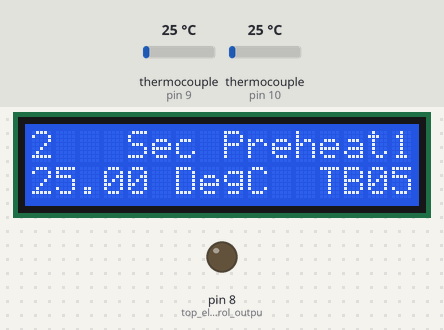
Recording of a sketch running on a simulated Arduino Nano, built with avr-gcc and run on an emulated ATmega328P. Parts: 16×2 character LCD, output pins drawn as LEDs (lit = HIGH). Wiring (inferred from the names in the program): 2 × MAX6675 thermocouple converter: CS pin 10 / CS pin 9. Dashed ring = blinking. The test bench sets the inputs (shaded band); at power-on: thermocouple (sensors on pin 10, pin 9) 25 °C. Pins used as bus, display or sensor lines are not drawn; what the sketch prints to the serial monitor is not drawn.

Above: at 6.2 s.
6.3 s: thermocouple (sensor on pin 10) set to 35 °C
At 7.7 s:
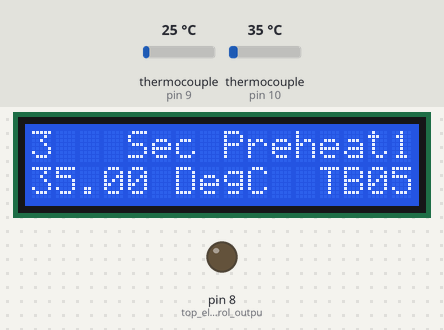
10.4 s: thermocouple (sensor on pin 10) set to 44 °C
At 12.15 s:
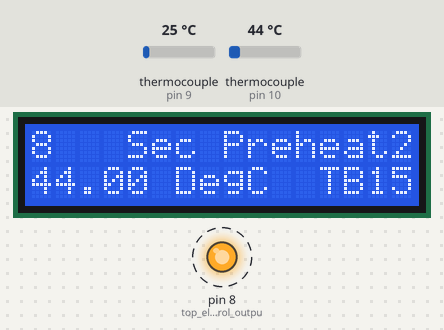
14.5 s: thermocouple (sensor on pin 10) set to 135 °C
At 15.32 s:
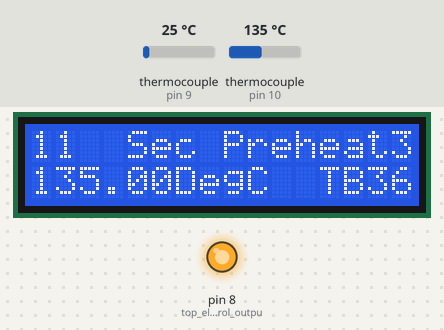
16.5 s: thermocouple (sensor on pin 10) set to 142 °C
At 18.9 s:
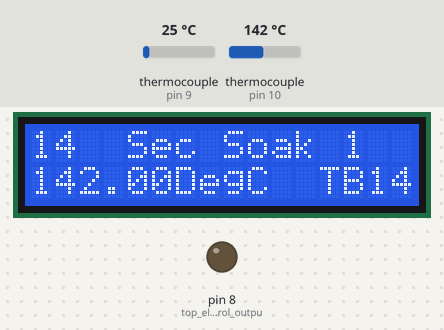
19.7 s: thermocouple (sensor on pin 10) set to 176 °C
At 20.24 s:
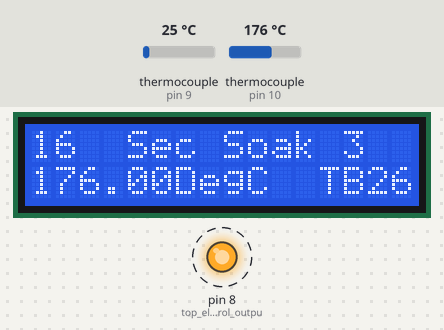
21.5 s: thermocouple (sensor on pin 10) set to 182 °C
At 22.9 s:
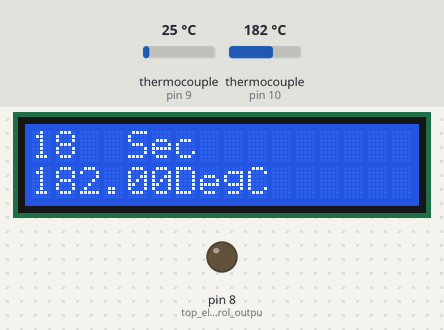
Timing chart, 0 to 26.6 s (numbered marks = the images above; inputs shaded):
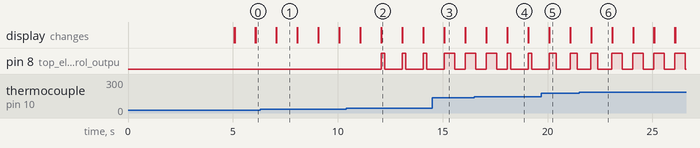

Measured:
- the behaviour switches between 39 and 40 °C on thermocouple (sensor on pin 10) (found by bisection; images 1 and 2)
- the behaviour switches between 139 and 140 °C on thermocouple (sensor on pin 10) (found by bisection; images 3 and 4)
- the behaviour switches between 179 and 180 °C on thermocouple (sensor on pin 10) (found by bisection; images 5 and 6)
- after the input at 10.4 s, pin 8 (top_element_control_outpu): alternates HIGH for 0.17 s and LOW for 0.83 s, starting after 1.7 s
- after the input at 16.5 s, the display: first differs from a run without the input after 0.58 s (image 4 shows a later state)
- after the input at 21.5 s, the display: first differs from a run without the input after 0.58 s (image 6)
- what the display in image 1 shows lasts 1.0 s, from 7.1 s to 8.1 s

The sketch:

reflow_oven.ino
```cpp
// (licence header left out)
//
// This Arduino Nano code controls a modified toaster oven which produces the temperature profile needed to
// reflow standard tin-lead solder on a circuit board. An Arduino Nano controls two
// SSRs that power the upper and lower heating elements. The Max6675 reads
// the K-type thermocouple and converts the voltage to a temperature value that is read
// by the Nano over a SPI bus. The 4 bit bus of a 1602 LCD is controlled by the Nano to
// display the time, temperature, reflow stage, and relay control signal information.
// The SSR PWM control signals pulse at a 1 second rate and stay high for an adjustable length of time.
// The PWM values range from 0 thru 6 and give the following millisecond pulse widths:
// 0=off always, 1=167ms, 2=333ms, 3=500ms, 4=667ms, 5=833ms, 6=on always
// The aluminum tray protects the circuit board from being scorched by the lower heating element so it
// can be set to full power. The upper heating element will burn the board so it should never be set past 3 (50%).

// include the LCD and SPI library code:
#include <LiquidCrystal.h>
#include <SPI.h>

// Variables
char stage = 0; // initialize stage counter to beginning value
int top_pwm = 0; // holds the top element pwm value (0 thru 6)
int bottom_pwm = 0; // holds the bottom element pwm value (0 thru 6)
double temperature; // holds the temperature reading from the Max6675
double maxtemp = 100; // maximum temperature reached during reflow
double previous_temp; // holds temperature from previous loop
unsigned long start_door; // time when reflow peak temperature is reached
unsigned long open_door; // length of time since reflow peak temperature
unsigned long loop_timer; // tracks the time when the 1 second loop starts
unsigned long timeat50; // elapsed seconds at 50 degrees
unsigned long timeat150; // elapsed seconds at 150 degrees
unsigned long timeat180up; // elapsed seconds at 180 degrees going up
unsigned long timeat180dn; // elapsed seconds at 180 degrees going down
unsigned long timeatpeak; // elapsed seconds at peak temperature
unsigned long peaktime; // time to peak is 50C to peak temperature
unsigned long soaktime; // soak time is 150C to 180C
unsigned long reflowtime; // reflow time is 180C up to 180C down
double downrate; // degC per second cooling rate

// initialize the LCD library with the numbers of the interface pins
LiquidCrystal lcd(7, 6, 5, 4, 3, 2); // lcd pins rs, e, d4, d5, d6, d7 as wired to the nano's I/O numbers

// function to display the stage name and the pwm drive strength
void showit(String stagename) {
 lcd.setCursor(8, 0); // position for the stage name
 lcd.print(stagename); // display stage name
 lcd.setCursor(12, 1); // position for the ssr pwm values
 lcd.print("TB"); // TB stands for top bottom
 lcd.print(top_pwm); // display top heater pwm strength
 lcd.print(bottom_pwm); // display bottom heater pwm strength
}

// The following readCelsius function is from an answer to a stackexchange.com question about a SPI temp sensor library:
// https://arduino.stackexchange.com/questions/37193/multiple-3-wire-spi-sensor-interfacing-with-arduino

double readCelsius(uint8_t cs) {
  uint16_t v; // 16 bit unsigned integer to store temperature result
  digitalWrite(cs, LOW); // activate the Max6675 chip select
  v = SPI.transfer(0x00); // read 8 bits from Max6675
  v <<= 8; // v = v shifted left 8 bits to make room for the lower 8 bits coming next
  v |= SPI.transfer(0x00); // v = v or'ed with the 2nd SPI read value
  digitalWrite(cs, HIGH); // turn off the chip select
  if (v & 0x4) {
    return NAN; // no thermocouple attached
  }
  v >>= 3; // v = v right shifted 3 bits
  return v*0.25; // return the value divided by 4 to give temperature in Celsius
}

void setup() {
  Serial.begin(9600); // send and receive at 9600 baud to the Arduino serial monitor
  //
  pinMode(8, OUTPUT); // top element control output signal
  pinMode(9, OUTPUT); // bottom element control output signal
  digitalWrite(8, 0); //turn off top element
  digitalWrite(9, 0); //turn off bottom element
  //
  SPI.begin(); // spare pin D11 can't be used as a general purpose
  // output because it was defined as MOSI for SPI bus.
  pinMode(10, OUTPUT); // Setup pin 10 as the Max6675 chip select
  digitalWrite(10, HIGH); // and turn the chip select off
  //
  lcd.clear(); // blank the display
  lcd.begin(16, 2); // set up the LCD's number of columns and rows:
  lcd.home(); // place cursor at upper left "home" position
  lcd.print("Reflow Oven"); // display on the top line
  lcd.setCursor(0, 1); // move cursor to second line
  lcd.print("Tin-Lead Profile"); // display on the second line
  //
  delay(5000); // wait 5 seconds before starting the main loop
  //
}

void loop() {
  loop_timer = millis(); // keep track of when the loop starts in milliseconds

// PWM Time Slice 1 starts here. Slice 2 thru 6 are at the bottom of the loop.
// Turn on the top and bottom SSR's if the drive strength is 1 or greater.

  if (top_pwm >= 1) {
    digitalWrite(8, 1); //turn on top element
  }
  else {
    digitalWrite(8, 0); //turn off top element
  }
  if (bottom_pwm >= 1) {
    digitalWrite(9, 1); // turn on bottom element
  }
  else {
    digitalWrite(9, 0); // turn off bottom element
  }
//
// LCD Setup and Display
  lcd.clear(); // blank the display
  lcd.setCursor(0, 0); // place cursor in upper left corner
  lcd.print((millis() / 1000)-4); // show seconds since oven heating started
  lcd.setCursor(4, 0); // place cursor after the seconds
  lcd.print("Sec"); // show units
// Read Temperature
  lcd.setCursor(0, 1); // place cursor on second line, first column
  delay(1); // wait 1 msec to let the noisy control signals die down from the LCD
  temperature = readCelsius(10); // read Max6675 temperature
  lcd.print(temperature); // show temperature on LCD
  lcd.setCursor(6, 1); // place cursor after the temperature
  lcd.print("DegC"); // show units
// Serial Monitor
  Serial.print((millis() / 1000)-4); // send to serial monitor, the time in seconds since oven heating started
  Serial.print(","); // comma deliniated for spreadsheet input
  Serial.println(temperature); // send temperature to serial monitor and force a new line

// Each stage of the Switch Case statement is for a different part of the solder profile

  switch (stage) { // select the desired stage

    case 0: // Preheat
      // save the system time (since reset) when the temperature passes 50 degrees
      if (temperature <= 50) {
        timeat50 = (millis() / 1000);
      }
      //Preheat stage is up to 140 degrees with 3 sub-stages
      if (temperature < 40) { // slowly raise the temp
        top_pwm = 0;
        bottom_pwm = 5;
        showit("Preheat1"); //Display "Preheat1" and pwm values on LCD
      }
      else if (temperature < 100) { // slightly increase the ramp-up rate
        top_pwm = 1;
        bottom_pwm = 5;
        showit("Preheat2"); //Display "Preheat2" and pwm values on LCD
      }
      else if (temperature < 140) { // increase to full heat
        top_pwm = 3;
        bottom_pwm = 6;
        showit("Preheat3"); //Display "Preheat3" and pwm values on LCD
      }
      else {
        stage = stage + 1; // temperature over 140 so move on to soak stage
      }
      break;

    case 1: // Soak
      // save the system time (since reset) when the temperature passes 150
      if (temperature <= 150) {
        timeat150 = (millis() / 1000);
      }
      // save the system time (since reset) when the temperature passes 180 going up
      if (temperature <= 180) {
        timeat180up = (millis() / 1000);
      }
      //Soak stage is 140 deg to 180 deg with 3 sub-stages
      if (temperature < 150) { // reduce heating from 140 to 150 degrees to slow the rate
        top_pwm = 1;
        bottom_pwm = 4;
        showit("Soak 1  "); //Display "Soak 1  " and pwm values on LCD
      }
      else if (temperature < 170) { // move up from 150 to 170 slowly
        top_pwm = 2;
        bottom_pwm = 5;
        showit("Soak 2  "); //Display "Soak 2  " and pwm values on LCD
      }
      else if (temperature < 180) { // move up from 170 to 180 a little faster
        top_pwm = 2;
        bottom_pwm = 6;
        showit("Soak 3  "); //Display "Soak 3  " and pwm values on LCD
      }
      else {
        stage = stage + 1; // temperature over 180 so move on to reflow stage
      }
      break;

    case 2: // Reflow
      //Reflow stage from 180 to 212 with 3 sub-stages (currently all set to full heat)
      if (temperature < 190) {
        top_pwm = 3;
        bottom_pwm = 6;
        showit("Reflow1 "); //Display "Reflow1 " and pwm values on LCD
      }
      else if (temperature < 200) {
        top_pwm = 3;
        bottom_pwm = 6;
        showit("Reflow2 "); //Display "Reflow2 " and pwm values on LCD
      }
      else if (temperature < 212) {
        top_pwm = 3;
        bottom_pwm = 6;
        showit("Reflow3 "); //Display "Reflow3 " and pwm values on LCD
      }
      else {
        start_door = (millis() / 1000); // save the system time for the door opening
        stage = stage + 1; // move on to cool down stage
      }
      break;

    case 3: // Cool
      //Cooldown stage is from max temp to 50 degrees
      top_pwm = 0; // keep the heating elements off
      bottom_pwm = 0;
      if (temperature > 50) {
        // save the system time when the temperature passes 180 degrees going down
        if (temperature >= 180) {
          timeat180dn = (millis() / 1000);
        }
        // capture the maximum temperature
        if (temperature >= maxtemp) {
          maxtemp = temperature; // save max temperature
          timeatpeak = (millis() / 1000); // save system time at max temperature
        }
        // delay 8 seconds after entering cooldown stage before opening the door 1/2 inch
        open_door = ((millis() / 1000) - start_door); // see how long since entering this stage
        if (open_door >= 8) { // 8 or more seconds have passed
          showit("OpenDoor"); //Display "OpenDoor" and pwm values on LCD
          downrate = temperature - previous_temp; // adjust door opening to give -2 deg/sec rate
          lcd.setCursor(11, 1); // set position on second line, 11th position
          lcd.print(downrate); // display the negative slope. This overwrites the TB00 pwm values
        }
        else { // 8 seconds have not yet passed
          showit("Rdy Door"); // Display "Rdy Door" and pwm values on LCD
        }
      }
      // At 50 degrees, display the final results and hang the program
      else {
        peaktime = timeatpeak - timeat50; // the time in seconds from 50C to the Peak temperature
        soaktime = timeat180up - timeat150; // the time in seconds from 150C to 180C going up
        reflowtime = timeat180dn - timeat180up; // the time in seconds from 180C to peak and back to 180C
        lcd.clear(); // blank the display
        lcd.home(); // place cursor at upper left "home" position
        lcd.print(maxtemp); // display the maximum temperature value in C
        lcd.setCursor(3, 0); // move cursor past the temperature value
        if (reflowtime < 100) { // 2 digit reflow time
          lcd.print("Cmax  "); // Cmax with 2 spaces
        }
        else { // 3 digit reflow time
          lcd.print("Cmax ");  // Cmax with 1 space
        }
        lcd.print(reflowtime); // display the reflow time value
        lcd.setCursor(11, 0); // move cursor past the time value
        lcd.print("sRflo"); // display s for seconds & Rflo for reflow
        // second line
        lcd.setCursor(0, 1); // move cursor to second line
        lcd.print(soaktime); // display the soak time value
        if (soaktime < 100) { // 2 digit value
          lcd.setCursor(2, 1);
          lcd.print("sSoak  "); // s for seconds & Soak w/ 2 spaces
        }
        else { // 3 digit value
          lcd.setCursor(3, 1);
          lcd.print("sSoak "); // s for seconds & Soak w/ 1 space
        }
        lcd.print(peaktime); // display the peak time value
        lcd.print("sPk"); // s for seconds & Pk for peak

        while(1) {
          //infinite loop so the Arduino serial monitor screen values can be copied to a file
        }
      }
      break;
    default:
      // if the stage value is not 0 thru 3, things are messed up so turn off the oven and stop
      digitalWrite(8, 0); // force both elements off
      digitalWrite(9, 0);
      showit("**Error*"); // Display error message on LCD
      while(1) {
        //infinite loop hangs program because something is wrong
      }
      break;
  }
  previous_temp = temperature; // save temperature for the next loop
// End of Switch Case
//
// Heater element control PWM section
//
// ************************Time Slice 1
// The PWM controls for Time Slice 1 are at the beginning of the loop
// so that the time to execute the loop code is included.
  while ((millis() - loop_timer) < 166) {
    // keep looping until 166 msec have passed
  }
//
// ***********************Time Slice 2
  if (top_pwm >= 2) {
    digitalWrite(8, 1); //turn on top element
  }
  else {
    digitalWrite(8, 0); //turn off top element
  }
  if (bottom_pwm >= 2) {
    digitalWrite(9, 1); // turn on bottom element
  }
  else {
    digitalWrite(9, 0); // turn off bottom element
  }
//
  while ((millis() - loop_timer) < 333) {
    // keep looping until 333 msec have passed
  }
//
// **********************Time Slice 3
  if (top_pwm >= 3) {
    digitalWrite(8, 1); //turn on top element
  }
  else {
    digitalWrite(8, 0); //turn off top element
  }
  if (bottom_pwm >= 3) {
    digitalWrite(9, 1); // turn on bottom element
  }
  else {
    digitalWrite(9, 0); // turn off bottom element
  }
//
  while ((millis() - loop_timer) < 500) {
    // keep looping until 500 msec have passed
  }
//
// *********************Time Slice 4
  if (top_pwm >= 4) {
    digitalWrite(8, 1); //turn on top element
  }
  else {
    digitalWrite(8, 0); //turn off top element
  }
  if (bottom_pwm >= 4) {
    digitalWrite(9, 1); // turn on bottom element
  }
  else {
    digitalWrite(9, 0); // turn off bottom element
  }
//
  while ((millis() - loop_timer) < 666) {
    // keep looping until 666 msec have passed
  }
//
// **********************Time Slice 5
  if (top_pwm >= 5) {
    digitalWrite(8, 1); //turn on top element
  }
  else {
    digitalWrite(8, 0); //turn off top element
  }
  if (bottom_pwm >= 5) {
    digitalWrite(9, 1); // turn on bottom element
  }
  else {
    digitalWrite(9, 0); // turn off bottom element
  }
//
  while ((millis() - loop_timer) < 833) {
    // keep looping until 833 msec have passed
  }
//
// **********************Time Slice 6
  if (top_pwm >= 6) {
    digitalWrite(8, 1); //turn on top element
  }
  else {
    digitalWrite(8, 0); //turn off top element
  }
  if (bottom_pwm >= 6) {
    digitalWrite(9, 1); // turn on bottom element
  }
  else {
    digitalWrite(9, 0); // turn off bottom element
  }
//
  while ((millis() - loop_timer) < 1000) {
    // keep looping until 1 second has passed
  }
} // 1 second has passed, so repeat the main loop
```
